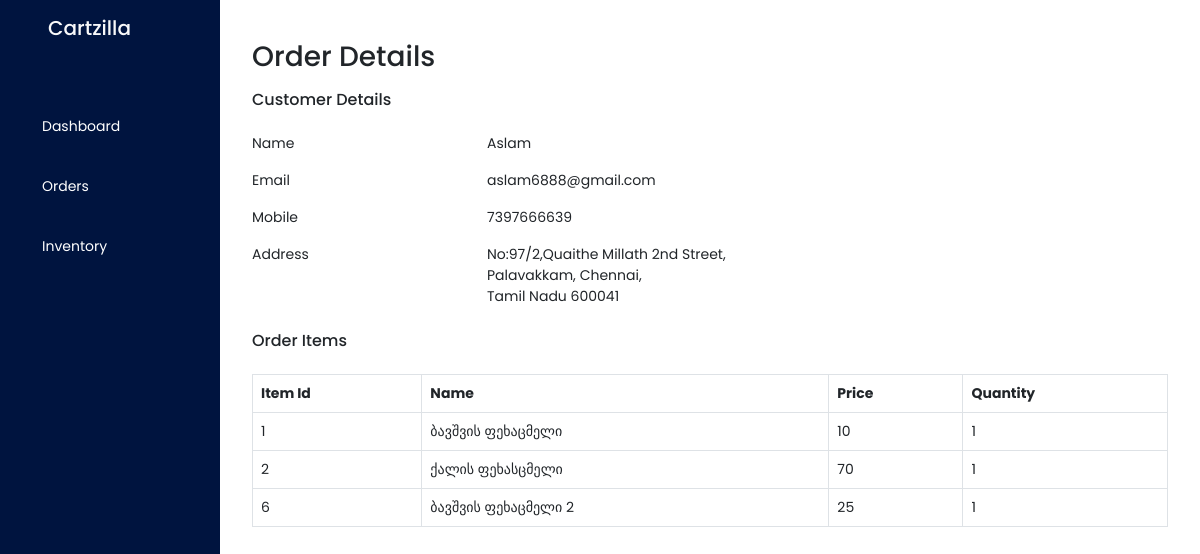
The page /admin/order/3 (signed in) on the database its author committed.
### core/models.py (models this page shows)
class User(db.Model, UserMixin):
    id = db.Column(db.Integer, primary_key=True)
    admin = db.Column(db.Boolean)
    name = db.Column(db.String(100), nullable=True)
    email = db.Column(db.String(100), unique=True, nullable=False)
    mobile = db.Column(db.String(255))
    password = db.Column(db.String(100), nullable=False)
    address_1 = db.Column(db.String(255))
    address_2 = db.Column(db.String(255))
    city = db.Column(db.String(255))
    state = db.Column(db.String(255))
    pincode = db.Column(db.String(255))

class OrderItem(db.Model):
    id = db.Column(db.Integer, primary_key=True)
    order_id = db.Column(db.Integer, db.ForeignKey('order.id'))
    product = db.Column(db.Integer, db.ForeignKey('product.id'))
    quantity = db.Column(db.Integer)

class Product(db.Model):
    id = db.Column(db.Integer, primary_key=True)
    name = db.Column(db.String(255))
    description = db.Column(db.Text)
    img_url = db.Column(db.String(255))
    category = db.Column(db.String(255))
    inventory = db.Column(db.Integer)
    price = db.Column(db.Integer)

### core/routes.py (the view)
@app.route('/admin/order/<id>')
@login_required
def orderitems(id):
    order = Order.query.filter_by(id=id).first()
    customer = User.query.filter_by(id=order.user).first()
    item =  db.engine.execute('''
            select * from order_item, product where order_item.product = product.id and order_item.order_id = {}
        '''.format(id))
    return render_template('admin/Orders/orderview.html',order=order, item=item, customer=customer)

### core/routes.py (called while the page is built)
@login_manager.user_loader
def load_user(user_id):
    return User.query.get(user_id)

### core/templates/admin/Orders/orderview.html (shortened to what this page needs)
{%extends 'admin/index.html'%}
{%block content%}
<div class="p-4 mx-2">
    <h3 class="my-3">Order Details</h3>
    <h6>Customer Details</h6>
    <div class="row">
        <div class="col-3">
            <div class="my-3">Name</div>
            <div class="my-3">Email</div>
            <div class="my-3">Mobile</div>
            <div class="my-3">Address</div>
        </div>
        <div class="col-4">
            <div class="my-3">{{customer.name}}</div>
            <div class="my-3">{{customer.email}}</div>
            <div class="my-3">{{customer.mobile}}</div>
            <div class="mt-3">{{customer.address_1}},</div>
            <div>{{customer.address_2}}, {{customer.city}}, </div>
            <div>{{customer.state}} {{customer.pincode}}</div>
        </div>
    </div>
    <div>
        <h6 class="my-4">Order Items</h6>
        <table class="table table-bordered my-4">
            <thead>
                <tr>
                    <th>Item Id</th>
                    <th>Name</th>
                    <th>Price</th>
                    <th>Quantity</th>
                </tr>
            </thead>
            <tbody>
                {%for data in item%}
                <tr>
                    <td>{{data.id}}</td>
                    <td>{{data.name}}</td>
                    <td>{{data.price}}</td>
                    <td>{{data.quantity}}</td>
                </tr>
                {%endfor%}
            </tbody>
        </table>
    </div>
</div>
{%endblock%}

### core/static/css/admin.css (style rules this page uses)
body { font-family: 'Poppins', sans-serif; font-size: 14px !important; }

### rows shown on the page
User: name "Aslam", email "aslam6888@gmail.com", mobile "7397666639", address_1 "No:97/2,Quaithe Millath 2nd Street", address_2 "Palavakkam", city "Chennai", state "Tamil Nadu", pincode "600041"
OrderItem: id "1", name "ბავშვის ფეხაცმელი", price "10", quantity "1"
OrderItem: id "2", name "ქალის ფეხასცმელი", price "70", quantity "1"
OrderItem: id "6", name "ბავშვის ფეხაცმელი 2", price "25", quantity "1"
